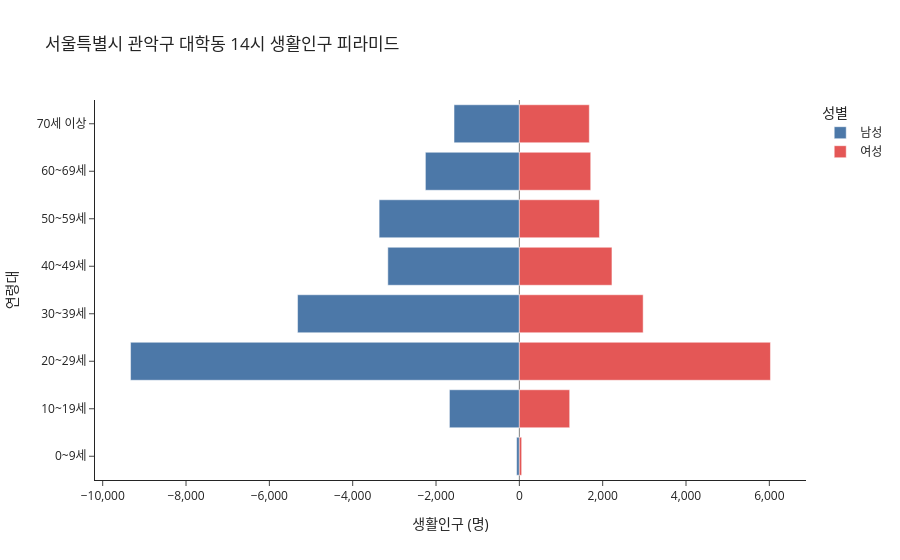

Source (notebook cell):
### Code cell
import pandas as pd
import plotly.express as px

age_labels = ['0~9세', '10~19세', '20~29세', '30~39세',
              '40~49세', '50~59세', '60~69세', '70세 이상']

male_cols = [f'M{age:02d}' for age in range(0, 80, 10)]
female_cols = [f'F{age:02d}' for age in range(0, 80, 10)]

row = SPOP_2022_daehak.iloc[0]

# wide → long 형식으로 변환
pyramid_df = pd.DataFrame({
    '연령대': age_labels,
    '남성': [-row[col] for col in male_cols],  # 왼쪽 표시
    '여성': [row[col] for col in female_cols],
})

pyramid_long = pyramid_df.melt(
    id_vars='연령대',
    value_vars=['남성', '여성'],
    var_name='성별',
    value_name='생활인구'
)

fig = px.bar(
    pyramid_long,
    x='생활인구',
    y='연령대',
    color='성별',
    orientation='h',
    barmode='relative',
    category_orders={'연령대': age_labels[::-1]},
    color_discrete_map={'남성': '#4C78A8', '여성': '#E45756'},
    title=f"{row['FULL_NM']} {row['TT']}시 생활인구 피라미드",
    labels={'생활인구': '생활인구 (명)', '연령대': '연령대'},
    template='simple_white'
)

fig.update_xaxes(
    tickformat=',.0f',
    zeroline=True,
    zerolinecolor='gray'
)

fig.show()
fig.write_html("html/2_1.html")

### Figure 1 — Plotly figure (JSON) as saved in the notebook; plotly's stock layout.template omitted (floating-point values rounded to 4 significant figures)
{"data": [{"hovertemplate": "성별=남성<br>생활인구 (명)=%{x}<br>연령대=%{y}<extra></extra>", "legendgroup": "남성", "marker": {"color": "#4C78A8", "pattern": {"shape": ""}}, "name": "남성", "orientation": "h", "showlegend": true, "textposition": "auto", "type": "bar", "x": [-65.77, -1678.0, -9332.0, -5323.0, -3157.0, -3366.0, -2255.0, -1568.0], "xaxis": "x", "y": ["0~9세", "10~19세", "20~29세", "30~39세", "40~49세", "50~59세", "60~69세", "70세 이상"], "yaxis": "y"}, {"hovertemplate": "성별=여성<br>생활인구 (명)=%{x}<br>연령대=%{y}<extra></extra>", "legendgroup": "여성", "marker": {"color": "#E45756", "pattern": {"shape": ""}}, "name": "여성", "orientation": "h", "showlegend": true, "textposition": "auto", "type": "bar", "x": [55.38, 1208.0, 6027.0, 2971.0, 2222.0, 1922.0, 1713.0, 1679.0], "xaxis": "x", "y": ["0~9세", "10~19세", "20~29세", "30~39세", "40~49세", "50~59세", "60~69세", "70세 이상"], "yaxis": "y"}], "layout": {"barmode": "relative", "legend": {"title": {"text": "성별"}, "tracegroupgap": 0}, "title": {"text": "서울특별시 관악구 대학동 14시 생활인구 피라미드"}, "xaxis": {"anchor": "y", "domain": [0, 1], "tickformat": ",.0f", "title": {"text": "생활인구 (명)"}, "zeroline": true, "zerolinecolor": "gray"}, "yaxis": {"anchor": "x", "categoryarray": ["0~9세", "10~19세", "20~29세", "30~39세", "40~49세", "50~59세", "60~69세", "70세 이상"], "categoryorder": "array", "domain": [0, 1], "title": {"text": "연령대"}}}}
